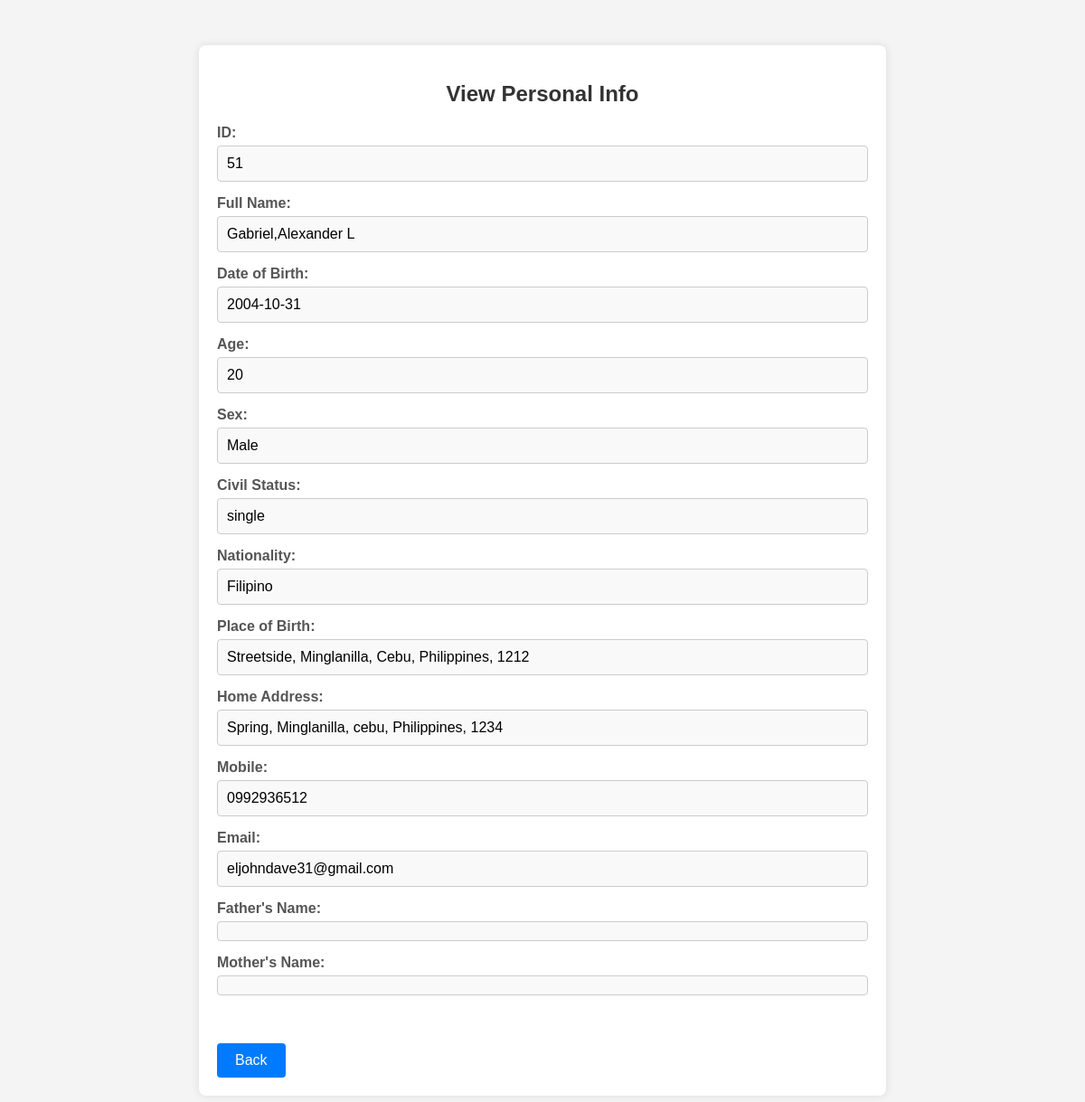
The page /view.php?id=51 on the database its author committed.
### tables this page shows
CREATE TABLE `personal_info` (
  `id` int(11) NOT NULL,
  `last_name` varchar(50) DEFAULT NULL,
  `first_name` varchar(50) DEFAULT NULL,
  `middle_name` varchar(50) DEFAULT NULL,
  `dob` date DEFAULT NULL,
  `sex` varchar(10) DEFAULT NULL,
  `civil_status` varchar(50) DEFAULT NULL,
  `nationality` varchar(50) DEFAULT NULL,
  `religion` varchar(50) DEFAULT NULL,
  `birth_street` varchar(100) DEFAULT NULL,
  `birth_city` varchar(50) DEFAULT NULL,
  `birth_country` varchar(50) DEFAULT NULL,
  `home_street` varchar(100) DEFAULT NULL,
  `home_city` varchar(50) DEFAULT NULL,
  `home_country` varchar(50) DEFAULT NULL,
  `home_zip_code` varchar(10) DEFAULT NULL,
  `mobile` varchar(20) DEFAULT NULL,
  `email` varchar(100) DEFAULT NULL,
  `telephone` varchar(20) DEFAULT NULL,
  `father_last_name` varchar(50) DEFAULT NULL,
  `father_first_name` varchar(50) DEFAULT NULL,
  `father_middle_name` varchar(50) DEFAULT NULL,
  `mother_last_name` varchar(50) DEFAULT NULL,
  `mother_first_name` varchar(50) DEFAULT NULL,
  `mother_middle_name` varchar(50) DEFAULT NULL,
  `tin` varchar(50) DEFAULT NULL,
  `birth_province` varchar(50) DEFAULT NULL,
  `birth_zip_code` varchar(10) DEFAULT NULL,
  `home_province` varchar(50) DEFAULT NULL
);

### view.php (the view, shortened to what this page needs)
<?php
include 'db.php';
$id = isset($_GET['id']) ? intval($_GET['id']) : 0;
$sql = "SELECT * FROM personal_info WHERE id = ?";
$stmt = $conn->prepare($sql);
$stmt->bind_param("i", $id);
$stmt->execute();
$result = $stmt->get_result();
$user = $result->fetch_assoc();
function calculate_age($dob) {
    $dob_date = new DateTime($dob);
    $today = new DateTime();
    return $today->diff($dob_date)->y;
}
?>
<!DOCTYPE html>
<html lang="en">
<head>
    <link rel="stylesheet" href="view.css">
</head>
<body>
    <div class="view-container">
        <h2>View Personal Info</h2>
        <div class="info-group">
            <label>ID:</label>
            <span><?= htmlspecialchars($user['id']) ?></span>
        </div>
        <div class="info-group">
            <label>Full Name:</label>
            <span><?= htmlspecialchars($user['last_name'] . "," . $user['first_name'] . " " . $user['middle_name']) ?></span>
        </div>
        <div class="info-group">
            <label>Date of Birth:</label>
            <span><?= htmlspecialchars($user['dob']) ?></span>
        </div>
        <div class="info-group">
            <label>Age:</label>
            <span><?= calculate_age($user['dob']) ?></span>
        </div>
        <div class="info-group">
            <label>Sex:</label>
            <span><?= htmlspecialchars($user['sex']) ?></span>
        </div>
        <div class="info-group">
            <label>Civil Status:</label>
            <span><?= htmlspecialchars($user['civil_status']) ?></span>
        </div>
        <div class="info-group">
            <label>Nationality:</label>
            <span><?= htmlspecialchars($user['nationality']) ?></span>
        </div>
        <div class="info-group">
            <label>Place of Birth:</label>
            <span><?= htmlspecialchars($user['birth_street'] . ", " . $user['birth_city'] . ", " . $user['birth_province'] . ", " . $user['birth_country'] . ", " . $user['birth_zip_code']) ?></span>
        </div>
        <div class="info-group">
            <label>Home Address:</label>
            <span><?= htmlspecialchars($user['home_street'] . ", " . $user['home_city'] . ", " . $user['home_province'] . ", " . $user['home_country'] . ", " . $user['home_zip_code']) ?></span>
        </div>
        <div class="info-group">
            <label>Mobile:</label>
            <span><?= htmlspecialchars($user['mobile']) ?></span>
        </div>
        <div class="info-group">
            <label>Email:</label>
            <span><?= htmlspecialchars($user['email']) ?></span>
        </div>
        <div class="info-group">
            <label>Father's Name:</label>
            <span><?= htmlspecialchars($user['father_first_name'] . " " . $user['father_middle_name'] . " " . $user['father_last_name']) ?></span>
        </div>
        <div class="info-group">
            <label>Mother's Name:</label>
            <span><?= htmlspecialchars($user['mother_first_name'] . " " . $user['mother_middle_name'] . " " . $user['mother_last_name']) ?></span>
        </div>
        <br>
        <a href="submit.php" class="btn btn-primary">Back</a>
    </div>
</body>
</html>

### view.css (style rules this page uses)
body { font-family: Arial, sans-serif; background-color: #f4f4f4; margin: 0; padding: 0; }
.view-container { width: 60%; margin: 50px auto; background: #fff; padding: 20px; box-shadow: 0 0 10px rgba(0, 0, 0, 0.1); border-radius: 8px; }
h2 { text-align: center; color: #333; margin-bottom: 20px; }
.info-group { margin-bottom: 15px; }
.info-group label { display: block; font-weight: bold; color: #555; margin-bottom: 5px; }
.info-group span { display: block; padding: 10px; background: #f9f9f9; border: 1px solid #ccc; border-radius: 4px; }
.btn-primary { display: inline-block; padding: 10px 20px; background-color: #007bff; color: #fff; text-decoration: none; border-radius: 4px; text-align: center; margin-top: 20px; }

### rows shown on the page
personal_info: id "51", last_name+first_name+middle_name "Gabriel,Alexander L", dob "2004-10-31", dob "20", sex "Male", civil_status "single", nationality "Filipino", birth_street+birth_city+birth_province "Streetside, Minglanilla, Cebu, Philippines, 1212", home_street+home_city+home_province "Spring, Minglanilla, cebu, Philippines, 1234", mobile "0992936512", email "eljohndave31@gmail.com"
